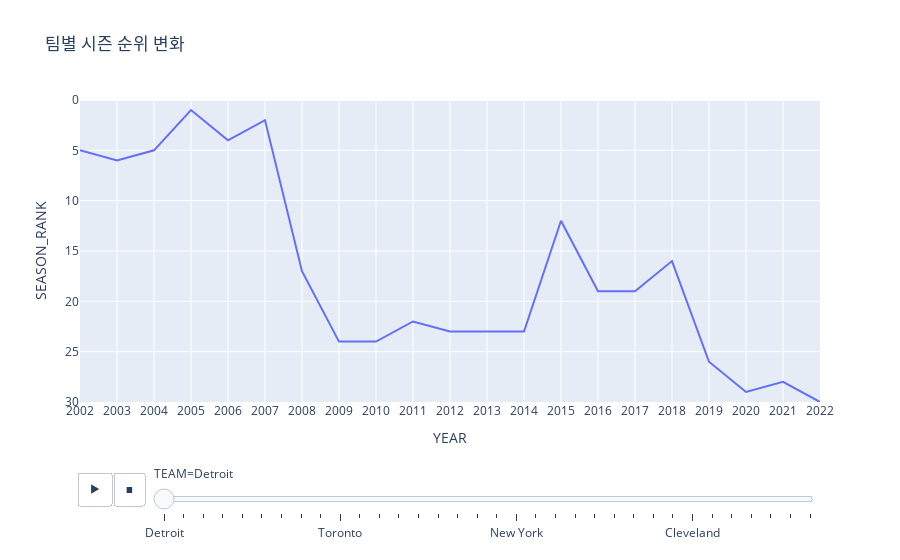

Notebook source saved alongside this figure:
### Code cell
import plotly.express as px

fig = px.line(
    regular_final_ranking,
    x="YEAR",
    y="SEASON_RANK",
    animation_frame="TEAM",
    title="팀별 시즌 순위 변화",
    category_orders={"TEAM": teams},
    range_y=[0, regular_final_ranking["SEASON_RANK"].max()+1]
)

fig.update_yaxes(range=[30, 0])   # 순위는 낮을수록 높음
fig.show()

### Figure 1 — Plotly figure (JSON) as saved in the notebook; plotly's stock layout.template omitted (floating-point values rounded to 4 significant figures)
{"data": [{"hovertemplate": "TEAM=Detroit<br>YEAR=%{x}<br>SEASON_RANK=%{y}<extra></extra>", "legendgroup": "", "line": {"color": "#636efa", "dash": "solid"}, "marker": {"symbol": "circle"}, "mode": "lines", "name": "", "orientation": "v", "showlegend": false, "type": "scatter", "x": ["2002", "2003", "2004", "2005", "2006", "2007", "2008", "2009", "2010", "2011", "2012", "2013", "2014", "2015", "2016", "2017", "2018", "2019", "2020", "2021", "2022"], "xaxis": "x", "y": [5.0, 6.0, 5.0, 1.0, 4.0, 2.0, 17.0, 24.0, 24.0, 22.0, 23.0, 23.0, 23.0, 12.0, 19.0, 19.0, 16.0, 26.0, 29.0, 28.0, 30.0], "yaxis": "y"}], "layout": {"legend": {"tracegroupgap": 0}, "sliders": [{"active": 0, "currentvalue": {"prefix": "TEAM="}, "len": 0.9, "pad": {"b": 10, "t": 60}, "steps": [{"args": [["Detroit"], {"frame": {"duration": 0, "redraw": false}, "fromcurrent": true, "mode": "immediate", "transition": {"duration": 0, "easing": "linear"}}], "label": "Detroit", "method": "animate"}, {"args": [["Charlotte"], {"frame": {"duration": 0, "redraw": false}, "fromcurrent": true, "mode": "immediate", "transition": {"duration": 0, "easing": "linear"}}], "label": "Charlotte", "method": "animate"}, {"args": [["Houston"], {"frame": {"duration": 0, "redraw": false}, "fromcurrent": true, "mode": "immediate", "transition": {"duration": 0, "easing": "linear"}}], "label": "Houston", "method": "animate"}, {"args": [["San Antonio"], {"frame": {"duration": 0, "redraw": false}, "fromcurrent": true, "mode": "immediate", "transition": {"duration": 0, "easing": "linear"}}], "label": "San Antonio", "method": "animate"}, {"args": [["Orlando"], {"frame": {"duration": 0, "redraw": false}, "fromcurrent": true, "mode": "immediate", "transition": {"duration": 0, "easing": "linear"}}], "label": "Orlando", "method": "animate"}, {"args": [["Washington"], {"frame": {"duration": 0, "redraw": false}, "fromcurrent": true, "mode": "immediate", "transition": {"duration": 0, "easing": "linear"}}], "label": "Washington", "method": "animate"}, {"args": [["L.A. Lakers"], {"frame": {"duration": 0, "redraw": false}, "fromcurrent": true, "mode": "immediate", "transition": {"duration": 0, "easing": "linear"}}], "label": "L.A. Lakers", "method": "animate"}, {"args": [["Chicago"], {"frame": {"duration": 0, "redraw": false}, "fromcurrent": true, "mode": "immediate", "transition": {"duration": 0, "easing": "linear"}}], "label": "Chicago", "method": "animate"}, {"args": [["Oklahoma City"], {"frame": {"duration": 0, "redraw": false}, "fromcurrent": true, "mode": "immediate", "transition": {"duration": 0, "easing": "linear"}}], "label": "Oklahoma City", "method": "animate"}, {"args": [["Toronto"], {"frame": {"duration": 0, "redraw": false}, "fromcurrent": true, "mode": "immediate", "transition": {"duration": 0, "easing": "linear"}}], "label": "Toronto", "method": "animate"}, {"args": [["Golden State"], {"frame": {"duration": 0, "redraw": false}, "fromcurrent": true, "mode": "immediate", "transition": {"duration": 0, "easing": "linear"}}], "label": "Golden State", "method": "animate"}, {"args": [["Dallas"], {"frame": {"duration": 0, "redraw": false}, "fromcurrent": true, "mode": "immediate", "transition": {"duration": 0, "easing": "linear"}}], "label": "Dallas", "method": "animate"}, {"args": [["Minnesota"], {"frame": {"duration": 0, "redraw": false}, "fromcurrent": true, "mode": "immediate", "transition": {"duration": 0, "easing": "linear"}}], "label": "Minnesota", "method": "animate"}, {"args": [["Atlanta"], {"frame": {"duration": 0, "redraw": false}, "fromcurrent": true, "mode": "immediate", "transition": {"duration": 0, "easing": "linear"}}], "label": "Atlanta", "method": "animate"}, {"args": [["Indiana"], {"frame": {"duration": 0, "redraw": false}, "fromcurrent": true, "mode": "immediate", "transition": {"duration": 0, "easing": "linear"}}], "label": "Indiana", "method": "animate"}, {"args": [["Miami"], {"frame": {"duration": 0, "redraw": false}, "fromcurrent": true, "mode": "immediate", "transition": {"duration": 0, "easing": "linear"}}], "label": "Miami", "method": "animate"}, {"args": [["Portland"], {"frame": {"duration": 0, "redraw": false}, "fromcurrent": true, "mode": "immediate", "transition": {"duration": 0, "easing": "linear"}}], "label": "Portland", "method": "animate"}, {"args": [["Utah"], {"frame": {"duration": 0, "redraw": false}, "fromcurrent": true, "mode": "immediate", "transition": {"duration": 0, "easing": "linear"}}], "label": "Utah", "method": "animate"}, {"args": [["New York"], {"frame": {"duration": 0, "redraw": false}, "fromcurrent": true, "mode": "immediate", "transition": {"duration": 0, "easing": "linear"}}], "label": "New York", "method": "animate"}, {"args": [["Sacramento"], {"frame": {"duration": 0, "redraw": false}, "fromcurrent": true, "mode": "immediate", "transition": {"duration": 0, "easing": "linear"}}], "label": "Sacramento", "method": "animate"}, {"args": [["LA Clippers"], {"frame": {"duration": 0, "redraw": false}, "fromcurrent": true, "mode": "immediate", "transition": {"duration": 0, "easing": "linear"}}], "label": "LA Clippers", "method": "animate"}, {"args": [["Phoenix"], {"frame": {"duration": 0, "redraw": false}, "fromcurrent": true, "mode": "immediate", "transition": {"duration": 0, "easing": "linear"}}], "label": "Phoenix", "method": "animate"}, {"args": [["Philadelphia"], {"frame": {"duration": 0, "redraw": false}, "fromcurrent": true, "mode": "immediate", "transition": {"duration": 0, "easing": "linear"}}], "label": "Philadelphia", "method": "animate"}, {"args": [["New Orleans"], {"frame": {"duration": 0, "redraw": false}, "fromcurrent": true, "mode": "immediate", "transition": {"duration": 0, "easing": "linear"}}], "label": "New Orleans", "method": "animate"}, {"args": [["Brooklyn"], {"frame": {"duration": 0, "redraw": false}, "fromcurrent": true, "mode": "immediate", "transition": {"duration": 0, "easing": "linear"}}], "label": "Brooklyn", "method": "animate"}, {"args": [["Denver"], {"frame": {"duration": 0, "redraw": false}, "fromcurrent": true, "mode": "immediate", "transition": {"duration": 0, "easing": "linear"}}], "label": "Denver", "method": "animate"}, {"args": [["Memphis"], {"frame": {"duration": 0, "redraw": false}, "fromcurrent": true, "mode": "immediate", "transition": {"duration": 0, "easing": "linear"}}], "label": "Memphis", "method": "animate"}, {"args": [["Cleveland"], {"frame": {"duration": 0, "redraw": false}, "fromcurrent": true, "mode": "immediate", "transition": {"duration": 0, "easing": "linear"}}], "label": "Cleveland", "method": "animate"}, {"args": [["Boston"], {"frame": {"duration": 0, "redraw": false}, "fromcurrent": true, "mode": "immediate", "transition": {"duration": 0, "easing": "linear"}}], "label": "Boston", "method": "animate"}, {"args": [["Milwaukee"], {"frame": {"duration": 0, "redraw": false}, "fromcurrent": true, "mode": "immediate", "transition": {"duration": 0, "easing": "linear"}}], "label": "Milwaukee", "method": "animate"}, {"args": [["New Orleans/Oklahoma City"], {"frame": {"duration": 0, "redraw": false}, "fromcurrent": true, "mode": "immediate", "transition": {"duration": 0, "easing": "linear"}}], "label": "New Orleans/Oklahoma City", "method": "animate"}, {"args": [["L.A. Clippers"], {"frame": {"duration": 0, "redraw": false}, "fromcurrent": true, "mode": "immediate", "transition": {"duration": 0, "easing": "linear"}}], "label": "L.A. Clippers", "method": "animate"}, {"args": [["New Jersey"], {"frame": {"duration": 0, "redraw": false}, "fromcurrent": true, "mode": "immediate", "transition": {"duration": 0, "easing": "linear"}}], "label": "New Jersey", "method": "animate"}, {"args": [["Seattle"], {"frame": {"duration": 0, "redraw": false}, "fromcurrent": true, "mode": "immediate", "transition": {"duration": 0, "easing": "linear"}}], "label": "Seattle", "method": "animate"}], "x": 0.1, "xanchor": "left", "y": 0, "yanchor": "top"}], "title": {"text": "팀별 시즌 순위 변화"}, "updatemenus": [{"buttons": [{"args": [null, {"frame": {"duration": 500, "redraw": false}, "fromcurrent": true, "mode": "immediate", "transition": {"duration": 500, "easing": "linear"}}], "label": "&#9654;", "method": "animate"}, {"args": [[null], {"frame": {"duration": 0, "redraw": false}, "fromcurrent": true, "mode": "immediate", "transition": {"duration": 0, "easing": "linear"}}], "label": "&#9724;", "method": "animate"}], "direction": "left", "pad": {"r": 10, "t": 70}, "showactive": false, "type": "buttons", "x": 0.1, "xanchor": "right", "y": 0, "yanchor": "top"}], "xaxis": {"anchor": "y", "domain": [0, 1], "title": {"text": "YEAR"}}, "yaxis": {"anchor": "x", "domain": [0, 1], "range": [30, 0], "title": {"text": "SEASON_RANK"}}}}
